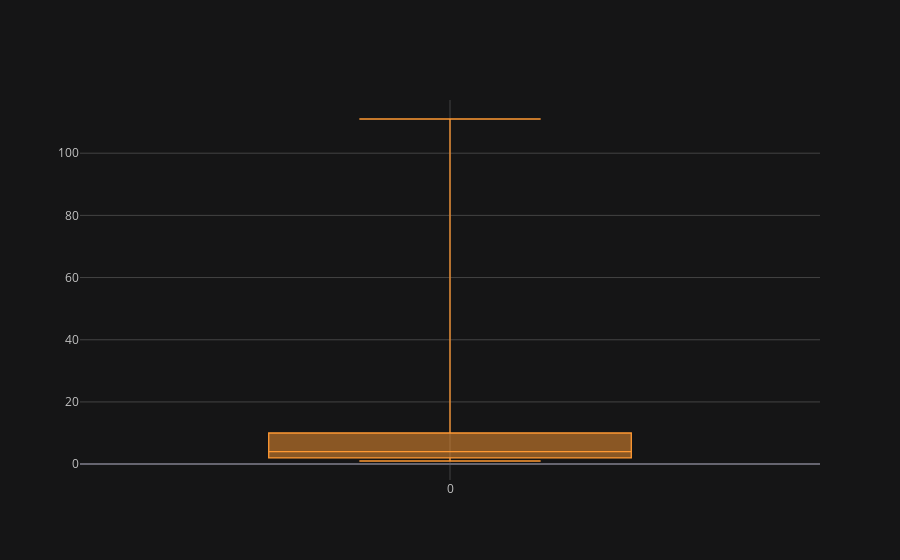

Notebook source saved alongside this figure:
### Code cell
a=df['a']
df1 = pd.DataFrame([1,2,1,2,4,5,8,10,11,2,1,3,4,5,2,110,111,101])
df1.iplot(kind='box')
sns.boxplot(data = a)

### Figure 1 — Plotly figure (JSON) as saved in the notebook; plotly's stock layout.template omitted (floating-point values rounded to 4 significant figures)
{"data": [{"boxpoints": false, "line": {"width": 1.3}, "marker": {"color": "rgba(255, 153, 51, 1.0)"}, "name": "0", "orientation": "v", "type": "box", "y": [1, 2, 1, 2, 4, 5, 8, 10, 11, 2, 1, 3, 4, 5, 2, 110, 111, 101]}], "layout": {"legend": {"bgcolor": "#151516", "font": {"color": "#D9D9D9"}}, "paper_bgcolor": "#151516", "plot_bgcolor": "#151516", "title": {"font": {"color": "#D9D9D9"}}, "xaxis": {"gridcolor": "#434343", "showgrid": true, "tickfont": {"color": "#C2C2C2"}, "title": {"font": {"color": "#D9D9D9"}, "text": ""}, "zerolinecolor": "#666570"}, "yaxis": {"gridcolor": "#434343", "showgrid": true, "tickfont": {"color": "#C2C2C2"}, "title": {"font": {"color": "#D9D9D9"}, "text": ""}, "zerolinecolor": "#666570"}}}
